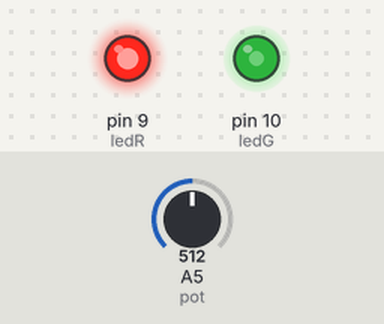
A sketch run on a simulated Arduino Uno, built with avr-gcc and run on an emulated ATmega328P. Shown: output pins drawn as LEDs (lit = HIGH). The inputs (shaded band) are chosen by the test bench; at power-on: A5 (pot) = 512.

Above: at 1.2 s.
1.3 s: A5 (pot) set to 716
At 2.5 s:
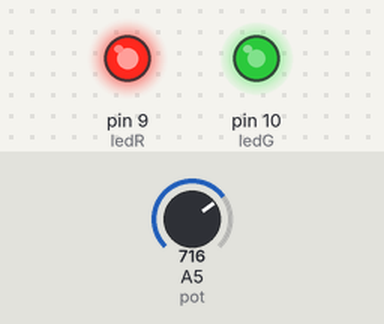
2.8 s: A5 (pot) set to 900
At 3.9 s:
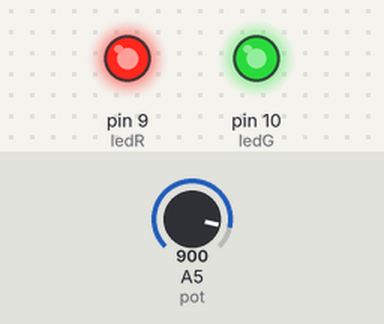
4.3 s: A5 (pot) set to 122
At 5.0 s:
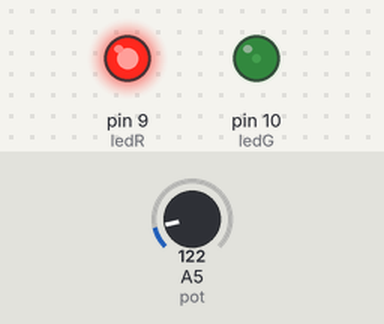
5.8 s: A5 (pot) set to 0
At 6.2 s:
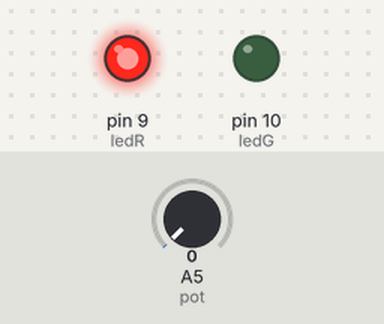
Timing chart, 0 to 8.3 s (numbered marks = the images above; inputs shaded):
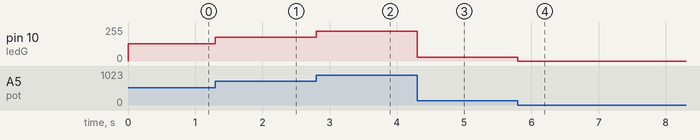

The sketch:

Potentiometer.ino
```cpp
int pot = A5;
int button = 2;
int ledR = 9;
int ledG = 10;

void setup() {
  // put your setup code here, to run once:
  pinMode (ledR, OUTPUT);
  pinMode (ledG, OUTPUT);
  pinMode (button, INPUT_PULLUP);
  pinMode (pot, INPUT);

  digitalWrite(ledR, HIGH);

  Serial.begin(9600);
}

void fade(int led, int reader){
  reader /= 4;
  analogWrite(led, reader);
}

void loop() {
  // put your main code here, to run repeatedly:
  //Serial.println(digitalRead(button));

  int readingPot = analogRead(pot);

  fade(ledG, readingPot);
}
```

Measured:
- after the input at 1.3 s, pin 10 (ledG): 128/255 → 179/255 at once
- after the input at 2.8 s, pin 10 (ledG): 179/255 → 225/255 at once
- after the input at 4.3 s, pin 10 (ledG): 225/255 → 30/255 at once
- after the input at 5.8 s, pin 10 (ledG): 30/255 → 0/255 at once
